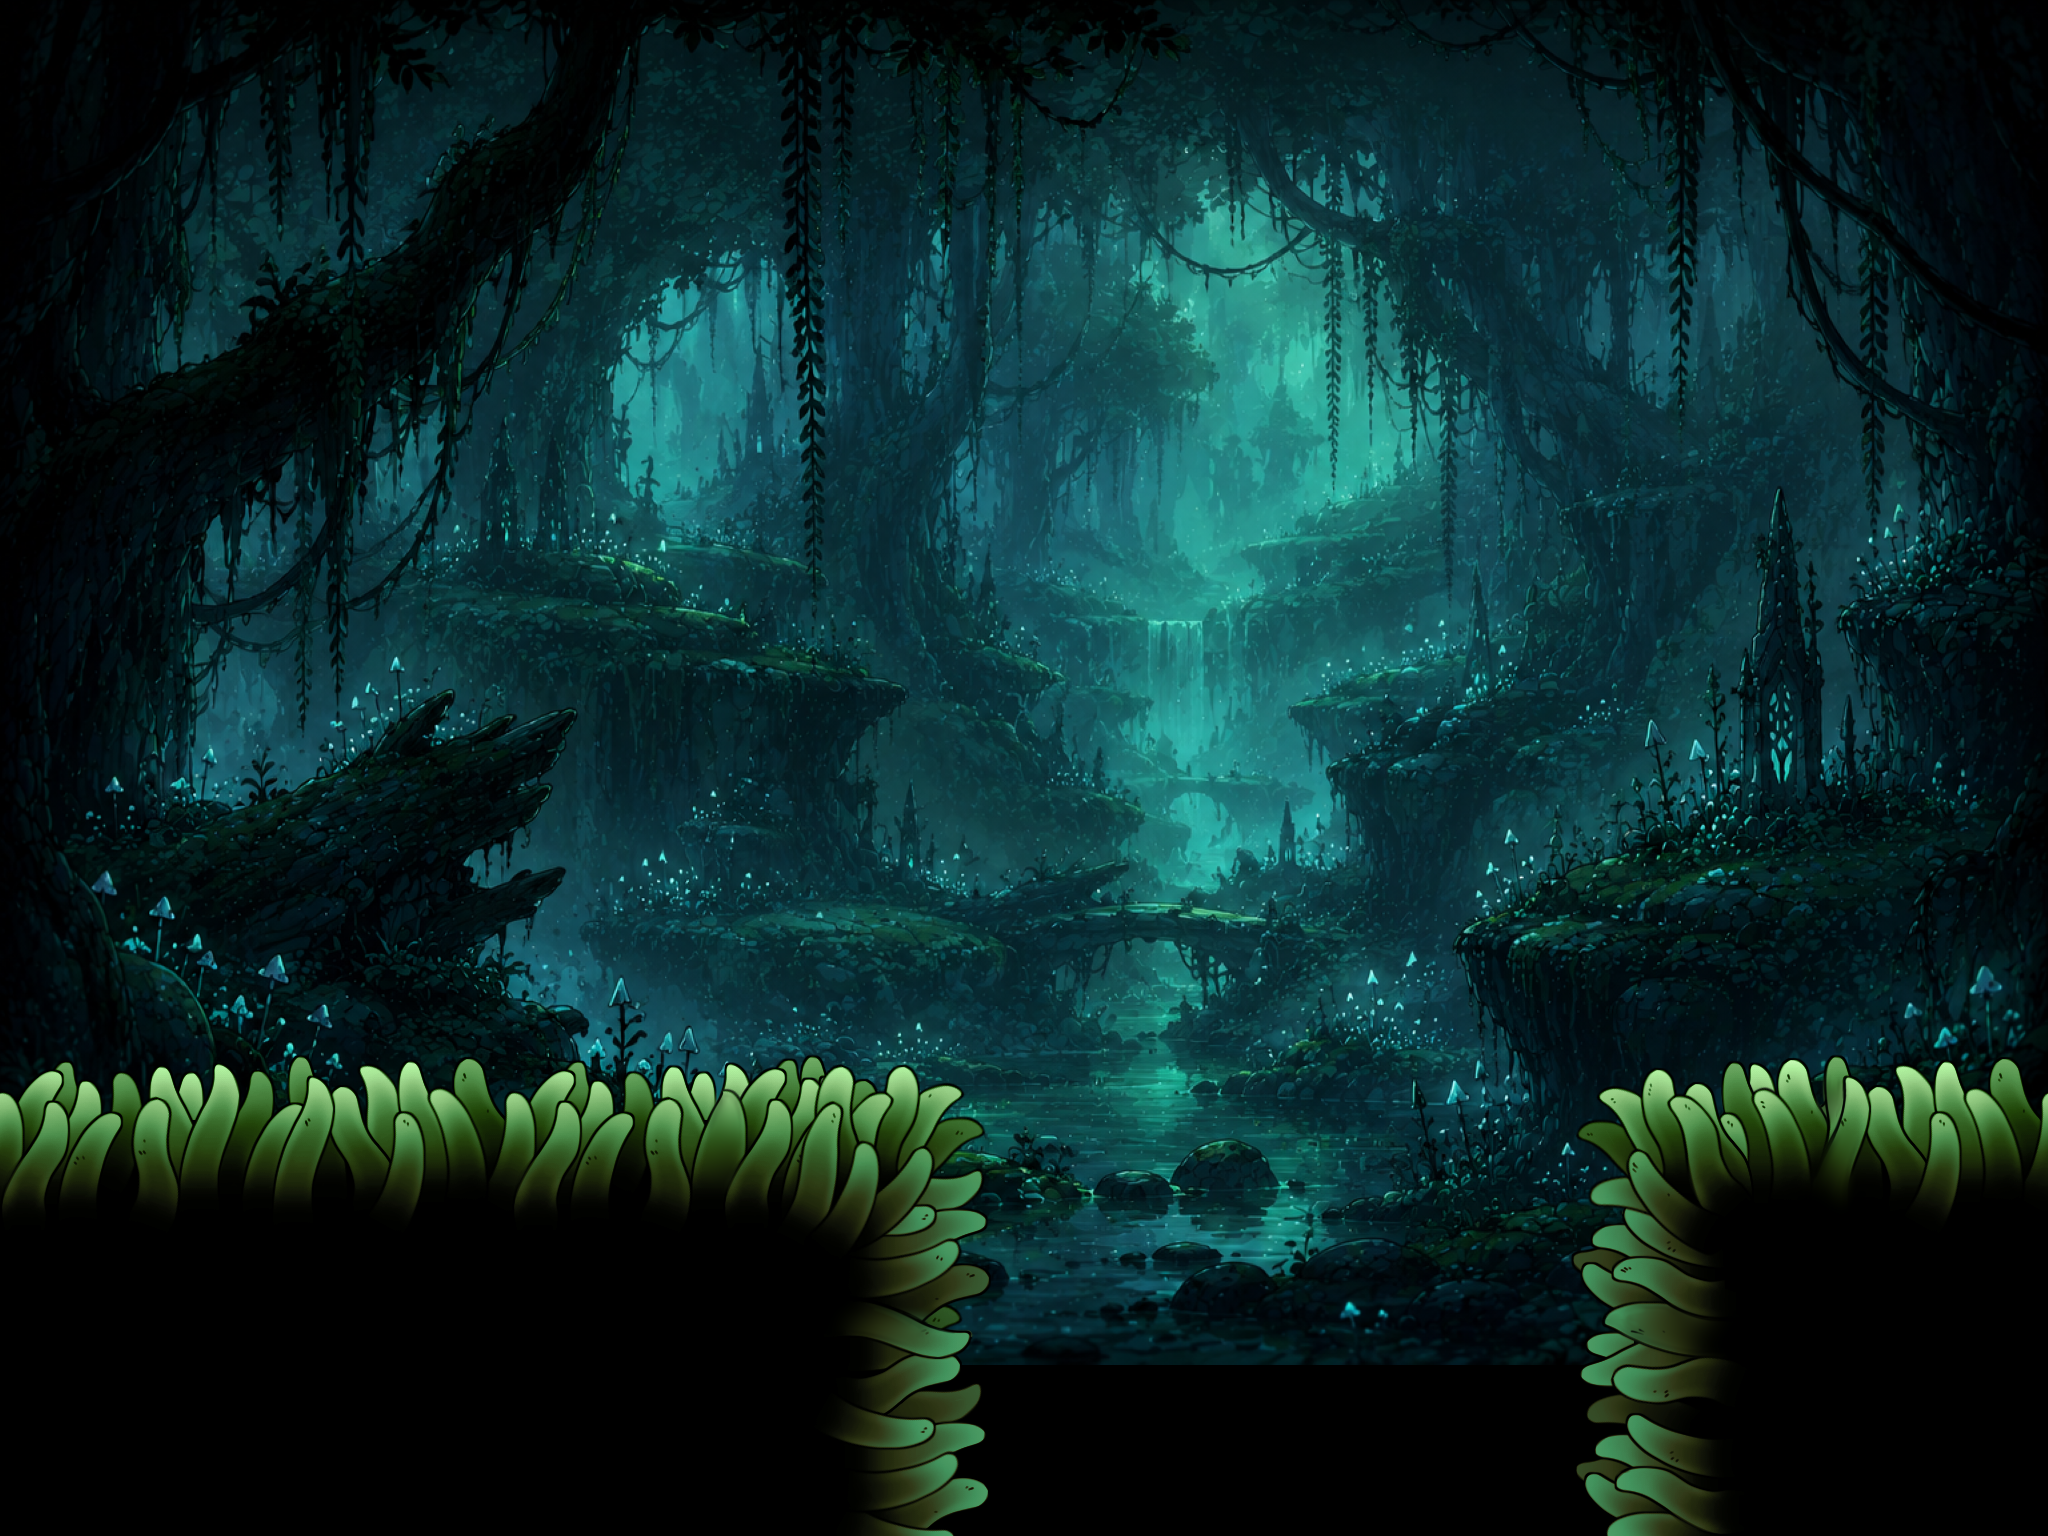

A level layout from a 2D game, rendered from its tile map. Below: a short description, then the map file with its tile-grid data intact:
An orthogonal 4x3 tile map with 512x512 px tiles, 1 tile layer (Calque de Tuiles 1), 1 image layer and 1 object.

<map version="1.10" tiledversion="1.12.1" orientation="orthogonal" renderorder="right-down" width="4" height="3" tilewidth="512" tileheight="512" infinite="0" nextlayerid="4" nextobjectid="2">
 <tileset firstgid="1" source="Mossy - TileSet.tsx" />
 <imagelayer id="2" name="Calque d'Images 1" repeaty="1">
  <image source="Room7.png" width="2048" height="1365" />
 </imagelayer>
 <objectgroup id="3" name="collision">
  <object id="1" x="8" y="1136.36" width="954.545" height="421.212" />
 </objectgroup>
 <layer id="1" name="Calque de Tuiles 1" width="4" height="3">
  <data encoding="csv">
0,0,0,0,
0,0,0,0,
2,3,0,1
</data>
 </layer>
</map>
